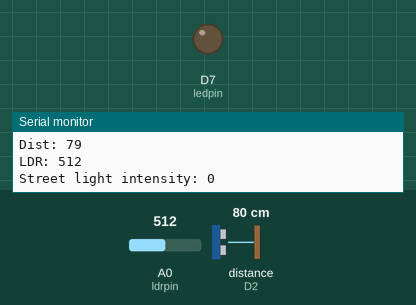
A sketch run on a simulated ESP8266 (NodeMCU). Parts: output pins drawn as LEDs (lit = HIGH), the last lines printed to the serial monitor. Wiring (inferred from the names in the program): ultrasonic range finder: trigger D3; echo D2. The inputs (shaded band) are chosen by the test bench; at power-on: A0 (ldrpin) = 512, distance to the obstacle (sensor on D2) 80 cm. The echo pulse lasts 58.3 µs per cm; WiFi joins after 1.5 s; servers stay silent unless stated; pins used as bus, display or sensor lines are not drawn.

Above: at 2.7 s.
2.8 s: A0 (ldrpin) set to 390
At 4.3 s:
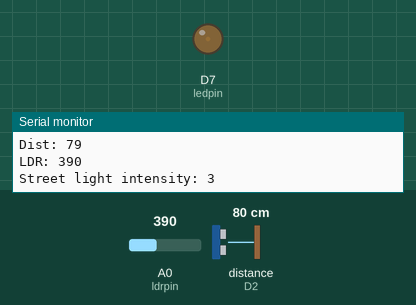
4.6 s: distance to the obstacle (sensor on D2) set to 8 cm
6.1 s: distance to the obstacle (sensor on D2) set to 5 cm
At 6.8 s:
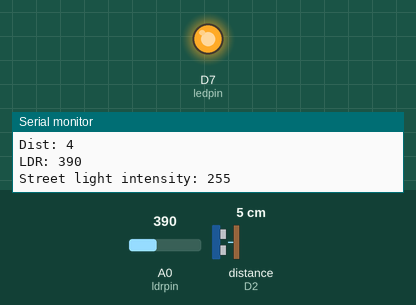
7.8 s: distance to the obstacle (sensor on D2) set to 9 cm
At 9.0 s:
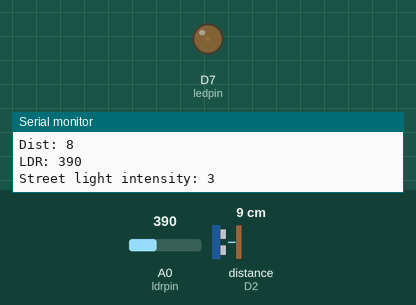
9.4 s: distance to the obstacle (sensor on D2) set to 2 cm
At 10.0 s:
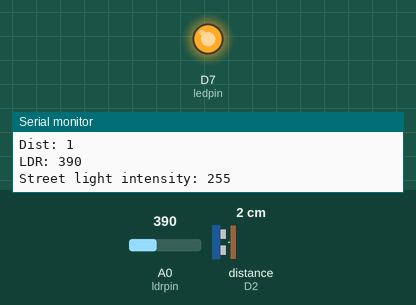
10.9 s: A0 (ldrpin) set to 407
At 12.1 s:
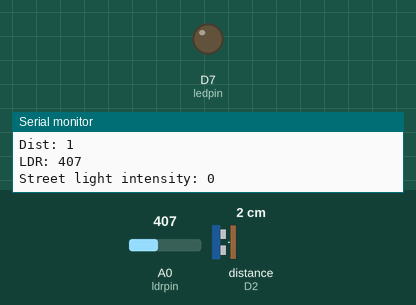
Timing chart, 0 to 13.5 s (numbered marks = the images above; inputs shaded):
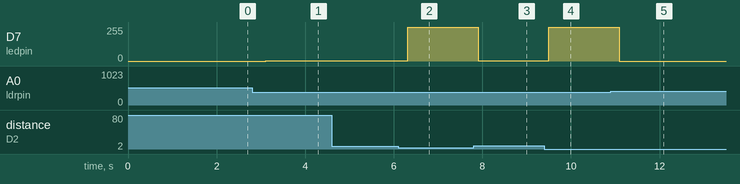

Measured:
- the behaviour switches between 7 and 6 cm on distance to the obstacle (sensor on D2) (found by bisection; images 1 and 2)
- the behaviour switches between 400 and 401 on A0 (ldrpin) (found by bisection; images 4 and 5)
- after the input at 2.8 s, D7 (ledpin): 0/255 → 3/255 after 0.31 s
- after the input at 6.1 s, D7 (ledpin): 3/255 → 255/255 after 0.21 s
- after the input at 7.8 s, D7 (ledpin): 255/255 → 3/255 after 0.10 s
- after the input at 9.4 s, D7 (ledpin): 3/255 → 255/255 after 0.10 s
- after the input at 10.9 s, D7 (ledpin): 255/255 → 0/255 after 0.19 s

The sketch:

smart_street_light.ino
```cpp
#include <ESP8266WiFi.h>
#include "ThingSpeak.h"

const int trigpin=D3;
const int echopin=D2;
const int ledpin=D7;
const int ldrpin=A0;
long duration;
int distance;
int safedistance;
int light;
int intensity;

const char* apiKey = ""; // write your "Write API key"
const char* ssid = ""; // write your "wifi name"
const char* password = ""; // write your "wifi password"
const char* server = "api.thingspeak.com";
WiFiClient client;

unsigned long myChannelNumber = 2083199;

void setup() {
  pinMode(trigpin,OUTPUT);
  pinMode(echopin,INPUT);
  pinMode(ledpin,OUTPUT);
  pinMode(ldrpin,INPUT);
  WiFi.begin(ssid, password);
  Serial.println();
  Serial.print("Connecting to ");
  Serial.println(ssid);

  while (WiFi.status() != WL_CONNECTED)
  {
    delay(500);
    Serial.print(".");
  }
  Serial.println("");
  Serial.println("WiFi connected");

  ThingSpeak.begin(client);  // Initialize ThingSpeak
}

void loop() {
  Serial.begin(9600);
  digitalWrite(trigpin,LOW);
  delayMicroseconds(2);
  digitalWrite(trigpin,HIGH);
  delayMicroseconds(10);
  digitalWrite(trigpin,LOW);
  duration=pulseIn(echopin,HIGH);
  distance=duration*0.034/2;
  safedistance=distance;
  light=analogRead(ldrpin);
  if(light<=400){                 //night
    if(safedistance<=5){
      intensity=255;
      analogWrite(ledpin, intensity);  /* set initial 1000% duty cycle of 1023 */
      //digitalWrite(ledpin,HIGH);
      delay(30);
    }
    else{
      intensity=3;
      analogWrite(ledpin, intensity);                /* set intensity as 30% of 1023 */
      //digitalWrite(ledpin,LOW);
      delay(30);
    }
  }
  else                          //day
  {
    intensity=0;
    digitalWrite(ledpin,LOW);
    delay(30);
  }
  delay(100);
  Serial.println("Dist: "+String(distance));
  Serial.println("LDR: "+String(light));
  Serial.println("Street light intensity: "+String(intensity));
  // we have made changes in program to decrease the latency.
  // but it will take minimum 15 second to post data on Thingspeak channel.
  // set the fields with the values
  ThingSpeak.setField(1, distance);
  ThingSpeak.setField(2, light);
  ThingSpeak.setField(3, intensity);

  ThingSpeak.writeFields(myChannelNumber, apiKey);

  delay(100);
}
```
